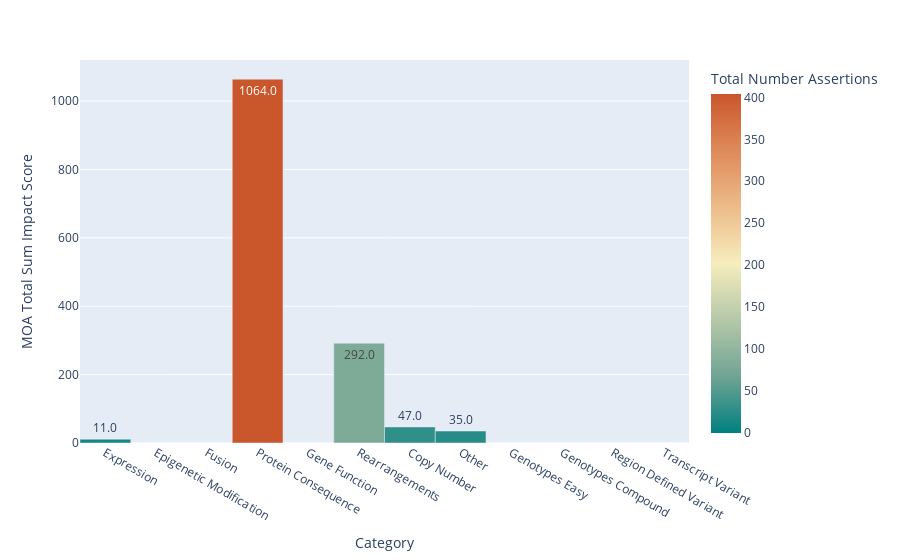

The notebook cell this image was saved under:
### Code cell
fig3 = px.bar(
    not_supported_feature_impact_df,
    x="Category",
    y="MOA Total Sum Impact Score",
    hover_data=["Total Number Assertions"],
    color="Total Number Assertions",
    labels={"MOA Total Sum Impact Score": "MOA Total Sum Impact Score"},
    text_auto=".1f",
    color_continuous_scale="geyser"
)
fig3.update_traces(width=1)
fig3.show()

### Figure 1 — Plotly figure (JSON) as saved in the notebook; plotly's stock layout.template omitted (floating-point values rounded to 4 significant figures)
{"data": [{"alignmentgroup": "True", "customdata": [[12], [0], [0], [404], [0], [81], [29], [23], [0], [0], [0], [0]], "hovertemplate": "Category=%{x}<br>MOA Total Sum Impact Score=%{y}<br>Total Number Assertions=%{marker.color}<extra></extra>", "legendgroup": "", "marker": {"color": [12, 0, 0, 404, 0, 81, 29, 23, 0, 0, 0, 0], "coloraxis": "coloraxis", "pattern": {"shape": ""}}, "name": "", "offsetgroup": "", "orientation": "v", "showlegend": false, "textposition": "auto", "texttemplate": "%{y:.1f}", "type": "bar", "width": 1, "x": ["Expression", "Epigenetic Modification", "Fusion", "Protein Consequence", "Gene Function", "Rearrangements", "Copy Number", "Other", "Genotypes Easy", "Genotypes Compound", "Region Defined Variant", "Transcript Variant"], "xaxis": "x", "y": [11, 0, 0, 1064, 0, 292, 47, 35, 0, 0, 0, 0], "yaxis": "y"}], "layout": {"barmode": "relative", "coloraxis": {"colorbar": {"title": {"text": "Total Number Assertions"}}, "colorscale": [[0, "rgb(0, 128, 128)"], [0.1667, "rgb(112, 164, 148)"], [0.3333, "rgb(180, 200, 168)"], [0.5, "rgb(246, 237, 189)"], [0.6667, "rgb(237, 187, 138)"], [0.8333, "rgb(222, 138, 90)"], [1, "rgb(202, 86, 44)"]]}, "legend": {"tracegroupgap": 0}, "margin": {"t": 60}, "xaxis": {"anchor": "y", "domain": [0, 1], "title": {"text": "Category"}}, "yaxis": {"anchor": "x", "domain": [0, 1], "title": {"text": "MOA Total Sum Impact Score"}}}}
